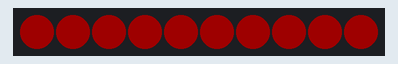
Recording of a sketch running on a simulated Arduino Uno, built with avr-gcc and run on an emulated ATmega328P. Shown: 10 RGB LEDs in strip order, left to right. Dim RGB values are drawn brighter than linear.

Above: at 0.01 s.
At 1.31 s:
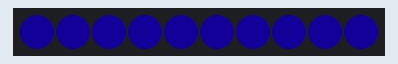
At 2.72 s:
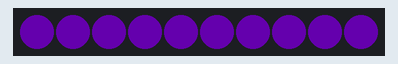

The sketch:

colorLoop_V1.ino
```cpp
//simple sketch to show how the loop can manipulate color values
//written for Circuit Playground Classic
//written by David Crittenden 2/22

#include <Adafruit_NeoPixel.h>
#define LED_PIN 17 //onboard NeoPixels are on pin 17
#define LED_COUNT 10 //10 onboard NeoPixels

Adafruit_NeoPixel strip(LED_COUNT, LED_PIN, NEO_GRB + NEO_KHZ800);

int wait = 10;//larger number for slower action

//some variables to hold color values
//try changing the starting value for different effects (0-255)
uint8_t r = 150;
uint8_t g = 0;
uint8_t b = 0;

void setup()
{
  strip.begin();//initialize the NeoPixel strip
  strip.show();
  strip.setBrightness(50);
}

void loop()
{
  //try commenting and uncommenting different sections for different effects
  r++;//adds 1 to the value each time through the loop
  if (r > 255)
  {
    r = 0;//resets the value to 0 so it doesn't exceed the value limit
  }
  /*g++;//adds 1 to the value each time through the loop
    if (g > 255)
    {
      g = 0;//resets the value to 0 so it doesn't exceed the value limit
    }*/
  b++;//adds 1 to the value each time through the loop
  if (b > 255)
  {
    b = 0;//resets the value to 0 so it doesn't exceed the value limit
  }

  strip.fill(strip.Color(r, g, b));
  strip.show();
  delay(wait);

}
```

Measured:
- by itself, everything shown: repeats every 2.8 s, in 51 steps
